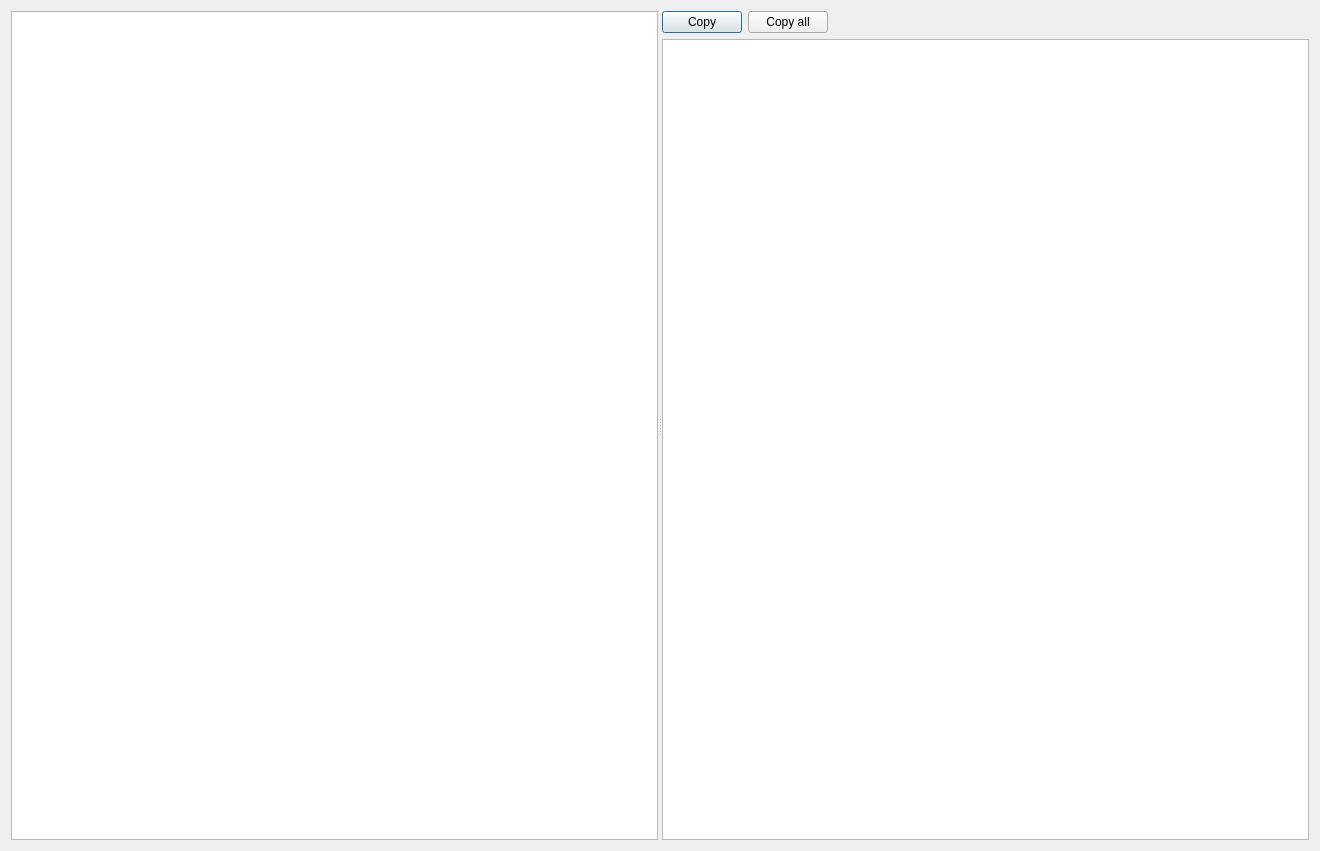
<?xml version="1.0" encoding="UTF-8"?>
<ui version="4.0">
 <class>DialogPossibleValues</class>
 <widget class="QDialog" name="DialogPossibleValues">
  <property name="geometry">
   <rect>
    <x>0</x>
    <y>0</y>
    <width>1320</width>
    <height>851</height>
   </rect>
  </property>
  <property name="windowTitle">
   <string>Dialog</string>
  </property>
  <layout class="QVBoxLayout" name="verticalLayout_2">
   <item>
    <widget class="QSplitter" name="splitter">
     <property name="orientation">
      <enum>Qt::Horizontal</enum>
     </property>
     <widget class="QListWidget" name="listWidgetFieldIds"/>
     <widget class="QWidget" name="">
      <layout class="QVBoxLayout" name="verticalLayout">
       <item>
        <layout class="QHBoxLayout" name="horizontalLayout">
         <item>
          <widget class="QPushButton" name="buttonCopyColumn">
           <property name="text">
            <string>Copy</string>
           </property>
          </widget>
         </item>
         <item>
          <widget class="QPushButton" name="buttonCopyAll">
           <property name="text">
            <string>Copy all</string>
           </property>
          </widget>
         </item>
         <item>
          <spacer name="horizontalSpacer">
           <property name="orientation">
            <enum>Qt::Horizontal</enum>
           </property>
           <property name="sizeHint" stdset="0">
            <size>
             <width>40</width>
             <height>20</height>
            </size>
           </property>
          </spacer>
         </item>
        </layout>
       </item>
       <item>
        <widget class="QTableWidget" name="tableWidgetPossibleValues">
         <property name="selectionMode">
          <enum>QAbstractItemView::SingleSelection</enum>
         </property>
        </widget>
       </item>
      </layout>
     </widget>
    </widget>
   </item>
  </layout>
 </widget>
 <resources/>
 <connections/>
</ui>
